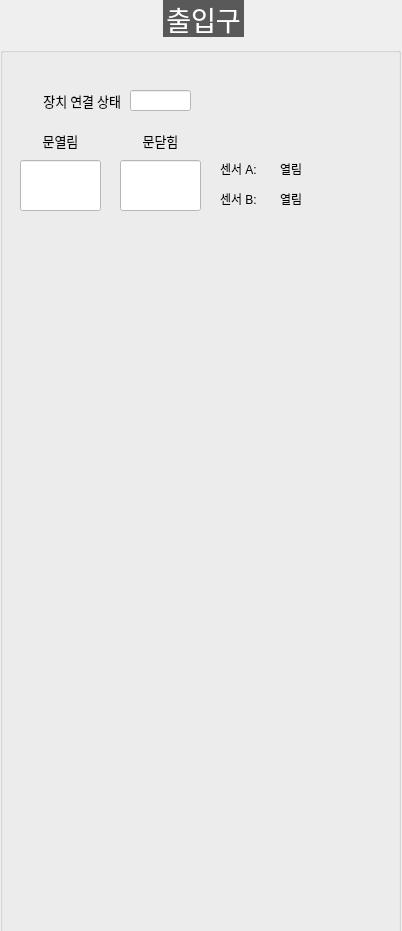
<?xml version="1.0" encoding="UTF-8"?>
<ui version="4.0">
 <class>DialogDoor</class>
 <widget class="QDialog" name="DialogDoor">
  <property name="geometry">
   <rect>
    <x>0</x>
    <y>0</y>
    <width>402</width>
    <height>931</height>
   </rect>
  </property>
  <property name="windowTitle">
   <string>Dialog</string>
  </property>
  <widget class="QGroupBox" name="GB_DOOR">
   <property name="geometry">
    <rect>
     <x>0</x>
     <y>0</y>
     <width>401</width>
     <height>971</height>
    </rect>
   </property>
   <property name="font">
    <font>
     <family>함초롬돋움</family>
     <pointsize>20</pointsize>
     <weight>50</weight>
     <italic>false</italic>
     <bold>false</bold>
    </font>
   </property>
   <property name="styleSheet">
    <string notr="true">QGroupBox  {
    margin-top: 10px;
	font: 20pt &quot;함초롬돋움&quot;;
}

QGroupBox::title  {
    subcontrol-origin: margin;
    subcontrol-position: top center;
    padding: 10px 8000px 10px 8000px;
    background-color: #595959;
    color: rgb(255, 255, 255);
}
QLabel {
	font: 10pt &quot;함초롬돋움&quot;;
}
QComboBox{
	font: 10pt &quot;함초롬돋움&quot;;
	background-color: #ffffff
}
QPushButton{
	font: 10pt &quot;함초롬돋움&quot;;
	background-color: #ffffff
}
QLineEdit{
	font: 10pt &quot;함초롬돋움&quot;;
	background-color: #ffffff
}



</string>
   </property>
   <property name="title">
    <string>출입구</string>
   </property>
   <widget class="QLabel" name="label_110">
    <property name="geometry">
     <rect>
      <x>20</x>
      <y>90</y>
      <width>101</width>
      <height>21</height>
     </rect>
    </property>
    <property name="font">
     <font>
      <family>함초롬돋움</family>
      <pointsize>10</pointsize>
      <weight>50</weight>
      <italic>false</italic>
      <bold>false</bold>
     </font>
    </property>
    <property name="text">
     <string>장치 연결 상태</string>
    </property>
    <property name="alignment">
     <set>Qt::AlignRight|Qt::AlignTrailing|Qt::AlignVCenter</set>
    </property>
   </widget>
   <widget class="QLineEdit" name="LE_DOOR_CONNECTION">
    <property name="geometry">
     <rect>
      <x>130</x>
      <y>90</y>
      <width>61</width>
      <height>21</height>
     </rect>
    </property>
    <property name="font">
     <font>
      <family>함초롬돋움</family>
      <pointsize>10</pointsize>
      <weight>50</weight>
      <italic>false</italic>
      <bold>false</bold>
     </font>
    </property>
    <property name="readOnly">
     <bool>true</bool>
    </property>
   </widget>
   <widget class="QLineEdit" name="LE_DOOR_OPENED">
    <property name="geometry">
     <rect>
      <x>20</x>
      <y>160</y>
      <width>81</width>
      <height>51</height>
     </rect>
    </property>
    <property name="font">
     <font>
      <family>함초롬돋움</family>
      <pointsize>10</pointsize>
      <weight>50</weight>
      <italic>false</italic>
      <bold>false</bold>
     </font>
    </property>
    <property name="readOnly">
     <bool>true</bool>
    </property>
   </widget>
   <widget class="QLabel" name="label_111">
    <property name="geometry">
     <rect>
      <x>20</x>
      <y>130</y>
      <width>81</width>
      <height>21</height>
     </rect>
    </property>
    <property name="font">
     <font>
      <family>함초롬돋움</family>
      <pointsize>10</pointsize>
      <weight>50</weight>
      <italic>false</italic>
      <bold>false</bold>
     </font>
    </property>
    <property name="text">
     <string>문열림</string>
    </property>
    <property name="alignment">
     <set>Qt::AlignCenter</set>
    </property>
   </widget>
   <widget class="QLineEdit" name="LE_DOOR_CLOSED">
    <property name="geometry">
     <rect>
      <x>120</x>
      <y>160</y>
      <width>81</width>
      <height>51</height>
     </rect>
    </property>
    <property name="font">
     <font>
      <family>함초롬돋움</family>
      <pointsize>10</pointsize>
      <weight>50</weight>
      <italic>false</italic>
      <bold>false</bold>
     </font>
    </property>
    <property name="readOnly">
     <bool>true</bool>
    </property>
   </widget>
   <widget class="QLabel" name="label_112">
    <property name="geometry">
     <rect>
      <x>120</x>
      <y>130</y>
      <width>81</width>
      <height>21</height>
     </rect>
    </property>
    <property name="font">
     <font>
      <family>함초롬돋움</family>
      <pointsize>10</pointsize>
      <weight>50</weight>
      <italic>false</italic>
      <bold>false</bold>
     </font>
    </property>
    <property name="text">
     <string>문닫힘</string>
    </property>
    <property name="alignment">
     <set>Qt::AlignCenter</set>
    </property>
   </widget>
   <widget class="QLabel" name="label">
    <property name="geometry">
     <rect>
      <x>220</x>
      <y>160</y>
      <width>51</width>
      <height>17</height>
     </rect>
    </property>
    <property name="text">
     <string>센서 A:</string>
    </property>
   </widget>
   <widget class="QLabel" name="label_2">
    <property name="geometry">
     <rect>
      <x>220</x>
      <y>190</y>
      <width>51</width>
      <height>17</height>
     </rect>
    </property>
    <property name="text">
     <string>센서 B:</string>
    </property>
   </widget>
   <widget class="QLabel" name="LB_SENSOR_A">
    <property name="geometry">
     <rect>
      <x>280</x>
      <y>160</y>
      <width>51</width>
      <height>17</height>
     </rect>
    </property>
    <property name="text">
     <string>열림</string>
    </property>
   </widget>
   <widget class="QLabel" name="LB_SENSOR_B">
    <property name="geometry">
     <rect>
      <x>280</x>
      <y>190</y>
      <width>51</width>
      <height>17</height>
     </rect>
    </property>
    <property name="text">
     <string>열림</string>
    </property>
   </widget>
  </widget>
 </widget>
 <resources/>
 <connections/>
</ui>
